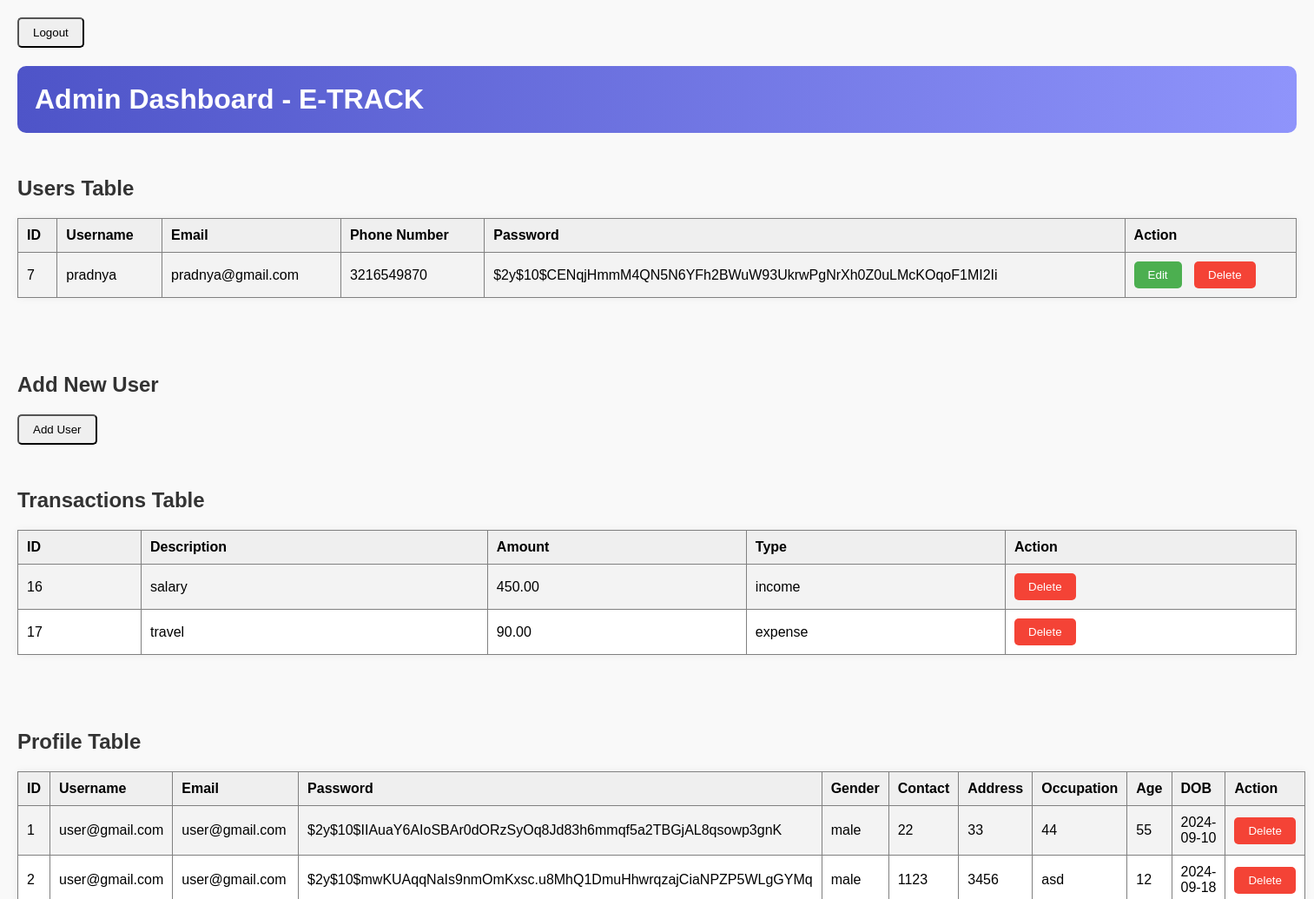
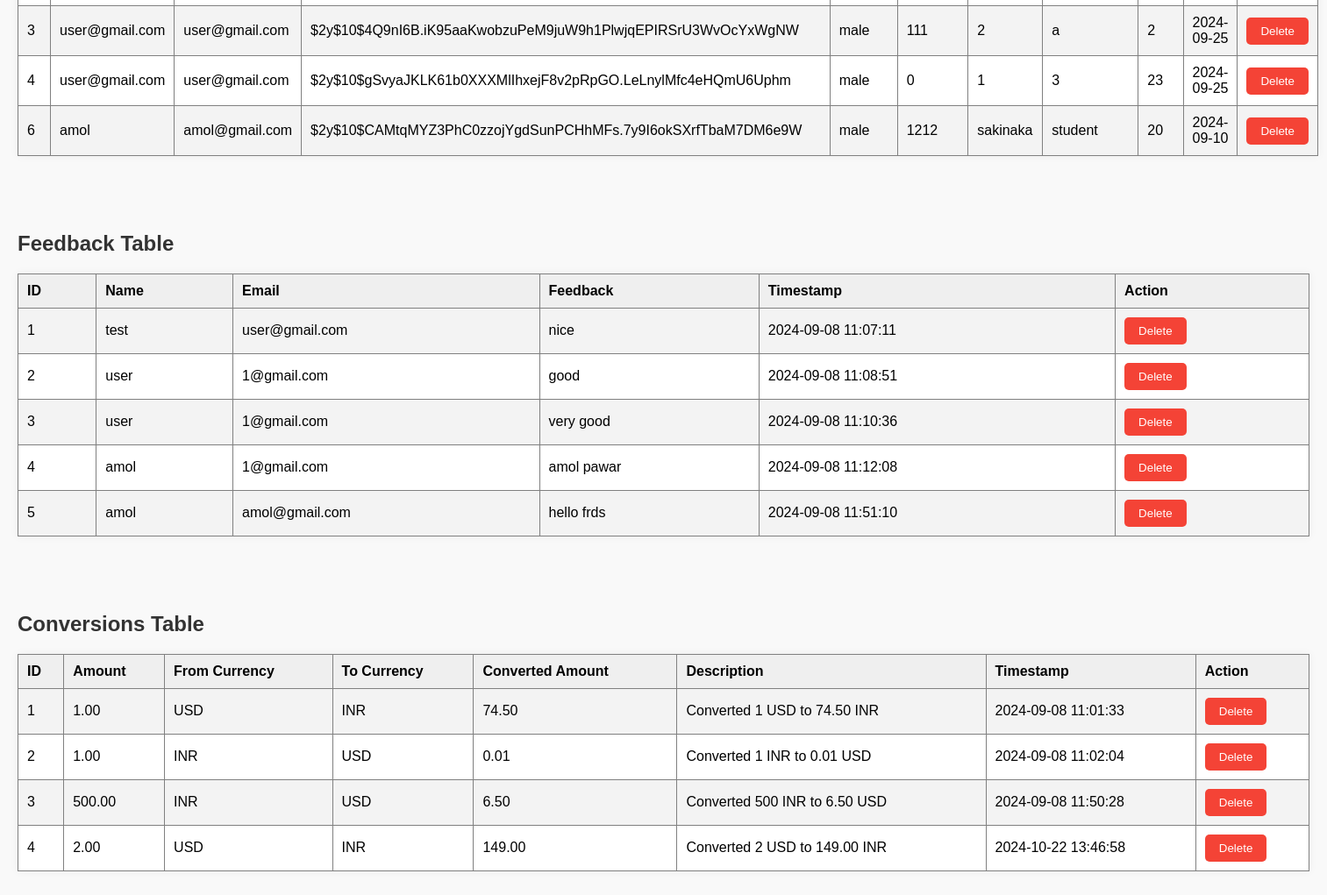
The page /modules/admin-dashboard.php on the database its author committed (2 pictures, top to bottom).
### tables this page shows
CREATE TABLE `users` (
  `id` int(11) NOT NULL,
  `username` varchar(50) NOT NULL,
  `email` varchar(100) NOT NULL,
  `phone_number` varchar(20) NOT NULL,
  `password` varchar(255) NOT NULL
);

CREATE TABLE `transactions` (
  `id` int(11) NOT NULL,
  `description` varchar(255) NOT NULL,
  `amount` decimal(10,2) NOT NULL,
  `type` enum('income','expense') NOT NULL
);

CREATE TABLE `profile` (
  `id` int(11) NOT NULL,
  `username` varchar(50) NOT NULL,
  `email` varchar(100) NOT NULL,
  `password` varchar(255) NOT NULL,
  `gender` enum('male','female','others') NOT NULL,
  `contact` varchar(15) DEFAULT NULL,
  `address` text DEFAULT NULL,
  `occupation` varchar(100) DEFAULT NULL,
  `age` int(11) DEFAULT NULL,
  `dob` date DEFAULT NULL
);

CREATE TABLE `feedback` (
  `id` int(11) NOT NULL,
  `name` varchar(100) NOT NULL,
  `email` varchar(100) NOT NULL,
  `feedback` text NOT NULL,
  `timestamp` timestamp NOT NULL DEFAULT current_timestamp()
);

CREATE TABLE `conversions` (
  `id` int(11) NOT NULL,
  `amount` decimal(10,2) NOT NULL,
  `from_currency` varchar(3) NOT NULL,
  `to_currency` varchar(3) NOT NULL,
  `converted_amount` decimal(10,2) NOT NULL,
  `description` text DEFAULT NULL,
  `timestamp` timestamp NOT NULL DEFAULT current_timestamp()
);

### modules/admin-dashboard.php (the view, shortened to what this page needs)
<?php
include 'db.php';
function fetchTable($conn, $query, $columns, $tableTitle, $tableName) {
    $result = $conn->query($query);
    if ($result->num_rows > 0) {
        echo "<h2>$tableTitle</h2>";
        echo "<table border='1' cellpadding='10' cellspacing='0'>";
        echo "<tr>";
        foreach ($columns as $label) {
            echo "<th>$label</th>";
        }
        echo "<th>Action</th>";
        echo "</tr>";
        while ($row = $result->fetch_assoc()) {
            echo "<tr>";
            foreach ($columns as $column => $label) {
                echo "<td>" . $row[$column] . "</td>";
            }
            echo "<td>";
            if ($tableName == 'users') {
                echo "<form method='GET' action='edit_user.php' style='display:inline; margin-right: 10px;'>
                        <input type='hidden' name='edit_id' value='" . $row['id'] . "'>
                        <button type='submit' class='edit-btn' onclick='return confirm(\"Are you sure you want to edit this record?\");'>Edit</button>
                    </form>";
            }
            echo "<form method='POST' action='' style='display:inline;'>
                    <input type='hidden' name='delete_id' value='" . $row['id'] . "'>
                    <button type='submit' name='delete_$tableName' class='delete-btn' onclick='return confirm(\"Are you sure you want to delete this record?\");'>Delete</button>
                </form>";
            echo "</td>";
            echo "</tr>";
        }
        echo "</table><br><br>";
    } else {
        echo "<p>No records found in $tableTitle.</p><br>";
    }
}
?>
<!DOCTYPE html>
<html lang="en">
<head>
</head>
<body>
<button onclick="confirmLogout()">Logout</button>
    <h1>Admin Dashboard - E-TRACK</h1>
    <?php
    fetchTable(
        $conn,
        "SELECT * FROM users",
        [
            "id" => "ID",
            "username" => "Username",
            "email" => "Email",
            "phone_number" => "Phone Number",
            "password" => "Password"
        ],
        "Users Table",
        "users"
    );
    ?>
    <h2>Add New User</h2>
    <form method="GET" action="add.php">
        <button type="submit">Add User</button>
    </form>
    <?php
    fetchTable(
        $conn,
        "SELECT * FROM transactions",
        [
            "id" => "ID",
            "description" => "Description",
            "amount" => "Amount",
            "type" => "Type"
        ],
        "Transactions Table",
        "transactions"
    );
    ?>
    <?php
    fetchTable(
        $conn,
        "SELECT * FROM profile",
        [
            "id" => "ID",
            "username" => "Username",
            "email" => "Email",
            "password" => "Password",
            "gender" => "Gender",
            "contact" => "Contact",
            "address" => "Address",
            "occupation" => "Occupation",
            "age" => "Age",
            "dob" => "DOB"
        ],
        "Profile Table",
        "profile"
    );
    ?>
    <?php
    fetchTable(
        $conn,
        "SELECT * FROM feedback",
        [
            "id" => "ID",
            "name" => "Name",
            "email" => "Email",
            "feedback" => "Feedback",
            "timestamp" => "Timestamp"
        ],
        "Feedback Table",
        "feedback"
    );
    ?>
    <?php
    fetchTable(
        $conn,
        "SELECT * FROM conversions",
        [
            "id" => "ID",
            "amount" => "Amount",
            "from_currency" => "From Currency",
            "to_currency" => "To Currency",
            "converted_amount" => "Converted Amount",
            "description" => "Description",
            "timestamp" => "Timestamp"
        ],
        "Conversions Table",
        "conversions"
    );
    ?>
</body>
</html>

### modules/admin-dashboard.php (style rules this page uses)
body { font-family: Arial, sans-serif; background: #f9f9f9; margin: 20px; }
h1 { background: linear-gradient(to right, #4e54c8, #8f94fb); color: white; padding: 20px; border-radius: 10px; }
h2 { margin-top: 50px; color: #333; }
table { width: 100%; border-collapse: collapse; margin-top: 10px; background-color: #fff; box-shadow: 0 0 10px rgba(0,0,0,0.05); }
th, td { padding: 10px; text-align: left; }
th { background-color: #efefef; }
tr:nth-child(even) { background-color: #f3f3f3; }
button { padding: 8px 16px; border-radius: 5px; cursor: pointer; }
.edit-btn { background-color: #4CAF50; color: white; border: none; }
.delete-btn { background-color: #f44336; color: white; border: none; }

### rows shown on the page
users: id "7", username "pradnya", email "pradnya@gmail.com", phone_number "3216549870", password "$2y$10$CENqjHmmM4QN5N6YFh2BWuW93UkrwPgNrXh0Z0uLMcKOqoF1MI2Ii"
transactions: id "16", description "salary", amount "450.00", type "income"
transactions: id "17", description "travel", amount "90.00", type "expense"
profile: id "1", username "user@gmail.com", email "user@gmail.com", password "$2y$10$IIAuaY6AIoSBAr0dORzSyOq8Jd83h6mmqf5a2TBGjAL8qsowp3gnK", gender "male", contact "22", address "33", occupation "44", age "55", dob "2024-09-10"
profile: id "2", username "user@gmail.com", email "user@gmail.com", password "$2y$10$mwKUAqqNaIs9nmOmKxsc.u8MhQ1DmuHhwrqzajCiaNPZP5WLgGYMq", gender "male", contact "1123", address "3456", occupation "asd", age "12", dob "2024-09-18"
profile: id "3", username "user@gmail.com", email "user@gmail.com", password "$2y$10$4Q9nI6B.iK95aaKwobzuPeM9juW9h1PlwjqEPIRSrU3WvOcYxWgNW", gender "male", contact "111", address "2", occupation "a", age "2", dob "2024-09-25"
profile: id "4", username "user@gmail.com", email "user@gmail.com", password "$2y$10$gSvyaJKLK61b0XXXMlIhxejF8v2pRpGO.LeLnylMfc4eHQmU6Uphm", gender "male", contact "0", address "1", occupation "3", age "23", dob "2024-09-25"
profile: id "6", username "amol", email "amol@gmail.com", password "$2y$10$CAMtqMYZ3PhC0zzojYgdSunPCHhMFs.7y9I6okSXrfTbaM7DM6e9W", gender "male", contact "1212", address "sakinaka", occupation "student", age "20", dob "2024-09-10"
feedback: id "1", name "test", email "user@gmail.com", feedback "nice", timestamp "2024-09-08 11:07:11"
feedback: id "2", name "user", email "1@gmail.com", feedback "good", timestamp "2024-09-08 11:08:51"
feedback: id "3", name "user", email "1@gmail.com", feedback "very good", timestamp "2024-09-08 11:10:36"
feedback: id "4", name "amol", email "1@gmail.com", feedback "amol pawar", timestamp "2024-09-08 11:12:08"
feedback: id "5", name "amol", email "amol@gmail.com", feedback "hello frds", timestamp "2024-09-08 11:51:10"
conversions: id "1", amount "1.00", from_currency "USD", to_currency "INR", converted_amount "74.50", description "Converted 1 USD to 74.50 INR", timestamp "2024-09-08 11:01:33"
conversions: id "2", amount "1.00", from_currency "INR", to_currency "USD", converted_amount "0.01", description "Converted 1 INR to 0.01 USD", timestamp "2024-09-08 11:02:04"
conversions: id "3", amount "500.00", from_currency "INR", to_currency "USD", converted_amount "6.50", description "Converted 500 INR to 6.50 USD", timestamp "2024-09-08 11:50:28"
conversions: id "4", amount "2.00", from_currency "USD", to_currency "INR", converted_amount "149.00", description "Converted 2 USD to 149.00 INR", timestamp "2024-10-22 13:46:58"

### other values the page prints
$tableTitle "Users Table Transactions Table Profile Table Feedback Table Conversions Table"
$label "ID"
$label "Username"
$label "Email"
$label "Phone Number"
$label "Password"
$label "Description"
$label "Amount"
$label "Type"
$label "Gender"
$label "Contact"
$label "Address"
$label "Occupation"
$label "Age"
$label "DOB"
